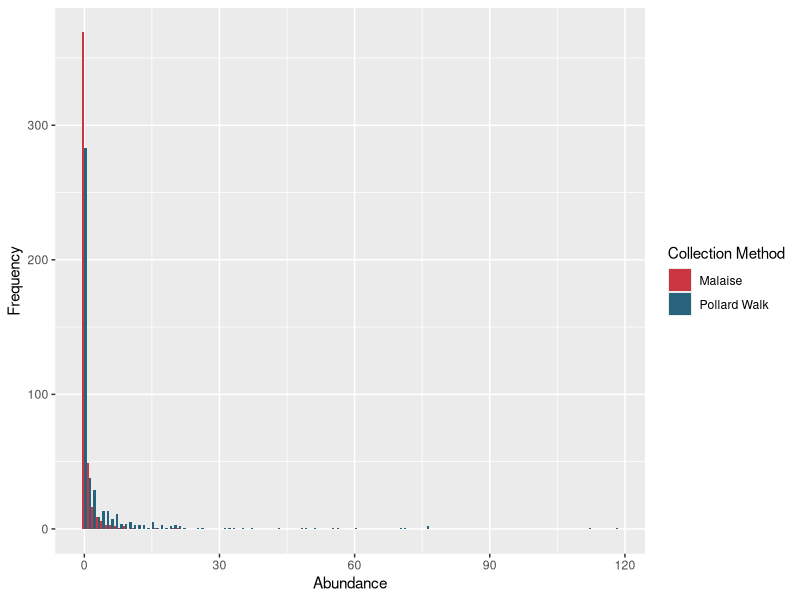

Generate this figure with R:
## ---- chunk 1
knitr::opts_chunk$set(echo = TRUE)
## ---- chunk 2
library("tidyr")
library("dplyr")
library("ggplot2")
library("nlme")
bioscan <- read.csv(file = "data/BioScanData.csv")
species.data <- read.csv(file = "data/species-data.csv")

# Drop any rows missing data
bioscan <- na.omit(bioscan)
## ---- chunk 3
# Identify sites with data for each of the two collection methods
pollard.sites <- bioscan$Site.Number[bioscan$Collection.Method == "Pollard Walk"]
malaise.sites <- bioscan$Site.Number[bioscan$Collection.Method == "Malaise"]

# Identify sites with data for *both* collection methods
sites.with.both <- intersect(x = pollard.sites, y = malaise.sites)

# Reduce dataset to only those sites with both types of data
bioscan <- bioscan[bioscan$Site.Number %in% sites.with.both, ]
rownames(bioscan) <- NULL
## ---- chunk 4
# Identify those columns with species data
species.cols <- c(5:33)

# Transform data to long format
bioscan.long <- bioscan %>%
  gather(key = "Species", value = "Abundance", -c(1:4))

# Add species size data
bioscan.long <- merge(x = bioscan.long, y = species.data, by.x = "Species", by.y = "species")
bioscan.long$size <- apply(X = bioscan.long[, c("opler.wright.min", "opler.wright.max")],
                      MARGIN = 1,
                      FUN = function(x) {mean(x)})


# Separate the two collection types (there is probably an easier way than this...)
malaise.long <- bioscan.long[bioscan.long$Collection.Method == "Malaise", c("Site.Number", "Species", "Abundance")]
pollard.long <- bioscan.long[bioscan.long$Collection.Method == "Pollard Walk", c("Site.Number", "Species", "Abundance")]
colnames(malaise.long)[colnames(malaise.long) == "Abundance"] <- "Malaise"
colnames(pollard.long)[colnames(pollard.long) == "Abundance"] <- "Pollard"

# Create data frame for analysis with the _differences_ in abundance (Pollard - Malaise)
abundance.deltas <- merge(x = malaise.long, pollard.long, by = c("Site.Number", "Species"))
abundance.deltas$Delta <- abundance.deltas$Pollard - abundance.deltas$Malaise

# Add in that species data, mostly for size
# abundance.deltas <- merge(x = abundance.deltas, y = species.data, by.x = "Species", by.y = "species")
# # Use the mean between the min & max for size
# abundance.deltas$size <- apply(X = abundance.deltas[, c("opler.wright.min", "opler.wright.max")],
#                                MARGIN = 1,
#                                FUN = function(x) {mean(x)})
## ---- chunk 5
# Run simple model, testing the null hypothesis of intercept = 0 (no difference in abundance)
simple.model <- lme(Delta ~ 1, random = ~1|Site.Number, data = abundance.deltas)
simple.tTable <- summary(simple.model)$tTable

sm <- lme(Abundance ~ Collection.Method, random = ~1|Site.Number, data = bioscan.long)
summary(sm)
## ---- chunk 6
size.model <- lme(Abundance ~ Collection.Method + size, random = ~1|Site.Number, data = bioscan.long)
summary(size.model)


# Run simple model, testing the null hypothesis of intercept = 0 (no difference in abundance)
# size.model <- lme(Delta ~ size, random = ~1|Site.Number, data = abundance.deltas)
# size.tTable <- summary(size.model)$tTable

## ---- chunk 7
# Have to do some formatting if p-value is really low, otherwise it just gets 
# reported as "0"
simple.p.value <- "< 0.001"
if (simple.tTable[1, "p-value"] > 0.001) {
  simple.p.value <- paste0("= ", round(simple.tTable[1, "p-value"], 3))
}

## ---- chunk 8
abundance.distribution <- ggplot(data = bioscan.long, mapping = aes(x = Abundance, fill = Collection.Method)) +
  geom_histogram(binwidth = 1, position = "dodge") +
  xlab(label = "Abundance") +
  ylab(label = "Frequency") +
  scale_fill_manual(values = c("#CA3542", "#27647B"), name = "Collection Method")
print(abundance.distribution)
